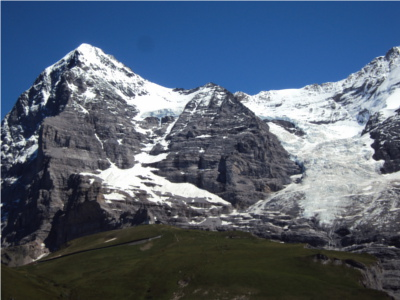
#> input picture 2_assignment/notebooks/data/1Hill.JPG, 400 x 300 px
$ jupyter execute --allow-errors stitching.ipynb   (older library calls are emulated)
#> lines starting #> are read from the running program, lines starting #| are printed output that depends on the picture
# 2 Image Stitching

[cell 1]
import cv2
import numpy as np
import matplotlib.pyplot as plt

[cell 2]
def print_images(list_of_images):
    fig, ax = plt.subplots(1, len(list_of_images), figsize=(20,20))
    for i, (img,name) in enumerate(list_of_images):
        ax[i].set_title(str(name))
        ax[i].imshow(img);

[cell 3]
path_to_data = "data/"
file_1 = "1Hill.JPG"
file_2 = "2Hill.JPG"
file_3 = "3Hill.JPG"

[cell 4]
# import imgs
hill_1 = cv2.imread(path_to_data + file_1)
#> hill_1 is the input picture: shape (300, 400, 3); mean B, G, R 113.4, 95.7, 82.9
hill_2 = cv2.imread(path_to_data + file_2)
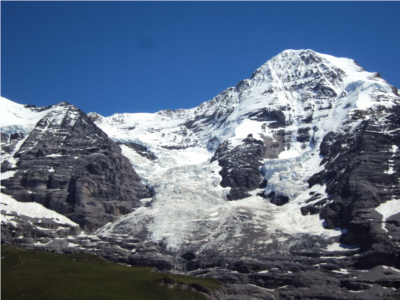
#> input picture 2_assignment/notebooks/data/2Hill.JPG, 400 x 300 px
#> hill_2 is the input picture: shape (300, 400, 3); mean B, G, R 131, 108.6, 93
hill_3 = cv2.imread(path_to_data + file_3)
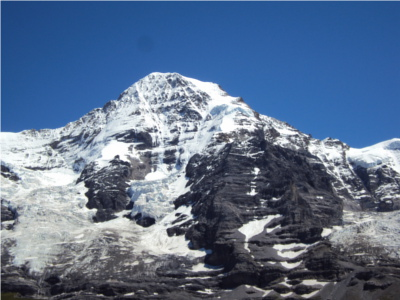
#> input picture 2_assignment/notebooks/data/3Hill.JPG, 400 x 300 px
#> hill_3 is the input picture: shape (300, 400, 3); mean B, G, R 142.2, 113.3, 93.1

# convert to RGB
hill_1 = cv2.cvtColor(hill_1, cv2.COLOR_BGR2RGB)
hill_2 = cv2.cvtColor(hill_2, cv2.COLOR_BGR2RGB)
hill_3 = cv2.cvtColor(hill_3, cv2.COLOR_BGR2RGB)

# plot images
print_images([(hill_1, "hill_1"), (hill_2, "hill_2"), (hill_3, "hill_3")])
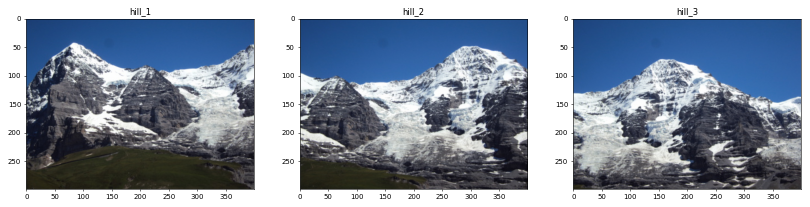
#> figure drawn by matplotlib, 3 panels

## 2.1 PART 1

### 2.1.1
Compute SIFT keypoints and corresponding descriptors for images 1Hill and 2Hill. (3 points)

[cell 5]
# sift object
sift = cv2.xfeatures2d.SIFT_create()

# compute SIFT keypoints & descriptor
keypoints_hill_1, descriptors_hill_1 = sift.detectAndCompute(hill_1, None)
#> keypoints_hill_1 = 1217 keypoints; strongest (x, y, size): (46, 95, 5.4), (34, 138, 4.3), (72, 87, 5.5), (92, 181, 2.8)
keypoints_hill_2, descriptors_hill_2 = sift.detectAndCompute(hill_2, None)
#> keypoints_hill_2 = 1494 keypoints; strongest (x, y, size): (391, 171, 4.1), (394, 148, 4.2), (311, 193, 2.4), (51, 170, 2.9)

### 2.1.2
Find matching keypoints in two images and display the 20 best pairs. (4 points)

[cell 6]
# Match descriptors and keep only best 20
def get_n_best_matches(n, descriptors_1, descriptors_2):
    bf = cv2.BFMatcher()
    matches = bf.match(descriptors_1, descriptors_2)
    return sorted(matches, key = lambda x:x.distance)[:n]

matches = get_n_best_matches(20, descriptors_hill_1, descriptors_hill_2)
#> in get_n_best_matches, `matches = bf.match(descriptors_1, descriptors_2)`: matches = 1217 matches
#> matches = 20 matches

# Draw keypoints and plot
match_img = cv2.drawMatches(hill_1, keypoints_hill_1,
                            hill_2, keypoints_hill_2,
                            matches, hill_1, flags=2)
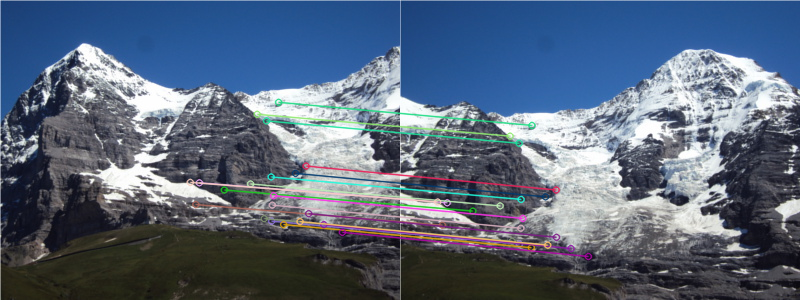
#> match_img: shape (300, 800, 3); mean R, G, B 88.7, 102.8, 122.6

plt.figure(figsize=(20,20))
plt.imshow(match_img)
plt.title("Matched keypoints"), plt.xticks([]), plt.yticks([])
plt.show()

### 2.1.3
Find homography using RANSAC method and apply transformation to 1Hill. Image 2Hill should not be transformed. (7 points)

[cell 7]
def get_good_matches(ms, kpts_1, kpts_2, img_2):
    # Arrange matching keypoints in two separate lists
    GoodMatches = []
    for i, m in enumerate(ms):
        GoodMatches.append((m.trainIdx, m.queryIdx))

    mp_2 = np.float32([kpts_2[i].pt for (i, __) in GoodMatches])
    mp_1 = np.float32([kpts_1[i].pt for (__, i) in GoodMatches])

    # shift points towards the right
    for i in range(len(mp_2)):
        mp_2[i][0] += img_2.shape[1]

    return mp_2, mp_1

def get_transformation_ransac(img_1, img_2, mp_1, mp_2):
    # find homography and wrap image accordingly
    H, __ = cv2.findHomography(mp_1, mp_2, cv2.RANSAC, 5)
    img = cv2.warpPerspective(img_1, H, (img_2.shape[1]+img_1.shape[1], img_2.shape[0]))
    img[:,img_2.shape[1]:,:] = img_2
    return img

mpr, mpl = get_good_matches(matches, keypoints_hill_1, keypoints_hill_2, hill_2)
#> the loop in get_good_matches, `for i, m in enumerate(ms):` made 20 passes
#> after the loop in get_good_matches, `for i, m in enumerate(ms):`: GoodMatches = [(124, 600), (110, 589), (452, 902), (451, 896), (322, 764), (341, 804), (348, 801), (328, 787), (292, 742), (393, 824), (388, 840), (340, 790), (205, 668), (493, 933), (547, 990), (86, 570), (429, 876), (421, 864), (347, 810), (355, 812)]
#> in get_good_matches, `mp_2 = np.float32([kpts_2[i].pt for (i, __) in GoodMatches])`: mp_2 = 20 rows, first 8: [46.78, 202.3], [41.87, 224.7], [156, 236.8], [155.7, 189.5], [109.7, 135.6], [119, 243.5], [120.7, 198.9], [111.7, 240.8]
#> in get_good_matches, `mp_1 = np.float32([kpts_1[i].pt for (__, i) in GoodMatches])`: mp_1 = 20 rows, first 8: [198.9, 182.3], [195.3, 204.1], [308.2, 213.1], [305.6, 165.6], [256.7, 113.8], [271.1, 220.6], [270.6, 176.4], [263.7, 218.1]
#> the loop in get_good_matches, `for i in range(len(mp_2)):` made 20 passes
#> after the loop in get_good_matches, `for i in range(len(mp_2)):`: mp_2 = 20 rows, first 8: [446.8, 202.3], [441.9, 224.7], [556, 236.8], [555.7, 189.5], [509.7, 135.6], [519, 243.5], [520.7, 198.9], [511.7, 240.8]
#> mpr has the same summary as mp_2 in get_good_matches; mpl has the same summary as mp_1 in get_good_matches
pano = get_transformation_ransac(hill_1, hill_2, mpl, mpr)
#> in get_transformation_ransac, `H, __ = cv2.findHomography(mp_1, mp_2, cv2.RANSAC, 5)`: H = [[1.28, -0.0878, 234.9], [0.115, 1.08, -4.82], [0.000375, -7.08e-05, 1]]

plt.figure(figsize=(20,20))
plt.imshow(pano)
plt.title("Panoramic image"), plt.xticks([]), plt.yticks([])
plt.show()

### 2.1.4
Stitch transformed 1Hill and original 2Hill together using pyramid image blending. (8 points)

[cell 8]
def get_gaussian_pyramid(img, d):
    cp = img.copy()
    pyramid = [cp]
    for i in range(d):
        cp = cv2.pyrDown(cp)
        pyramid.append(cp)
    return pyramid


def get_laplacian_pyramid(img, d):
    lp = [img[d-1]]
    for i in range(d-1,0,-1):
        hA, wA, cA = img[i-1].shape
        hr = cv2.pyrUp(img[i], dstsize=(wA, hA))
        lp_ = cv2.subtract(img[i-1], hr, cv2.CV_32F)
        lp.append(lp_)
    return lp


def get_transformation_pyramid(A, B, g_size, depth):
    # generate Gaussian pyramid for A and B.
    gp_A, gp_B = get_gaussian_pyramid(A, g_size), get_gaussian_pyramid(B, g_size)

    # generate Laplacian Pyramid for A and B.
    lp_A, lp_B = get_laplacian_pyramid(gp_A, depth), get_laplacian_pyramid(gp_B, depth)

    # Stack images together at each Laplacian Pyramid level.
    LP = []
    for l_a,l_b in zip(lp_A,lp_B):
        lp_ = np.hstack((l_a,l_b))
        LP.append(lp_)

    # Blend and reconstruct the final image.
    rs_mask = LP[0]
    for i in range(1,depth):
        h, w, c = LP[i].shape
        rs_mask = cv2.pyrUp(rs_mask, dstsize=(w, h))
        rs_mask = cv2.add(rs_mask, LP[i])

    return rs_mask

[cell 9]
img_left = pano[:, :int(pano.shape[1]/2)]
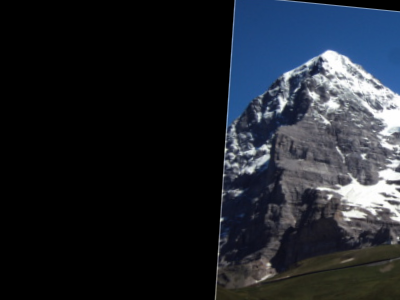
#> img_left: shape (300, 400, 3); mean R, G, B 32, 36.7, 44.5
hill_12 = get_transformation_pyramid(img_left, hill_2, 255 ,3)
#> after the loop in get_gaussian_pyramid, `for i in range(d):`: pyramid = 256 items
#> after the loop in get_laplacian_pyramid, `for i in range(d-1,0,-1):`: lp = 3 items
#> the loop in get_laplacian_pyramid (call 2), `for i in range(d-1,0,-1):` made 2 passes
#> pass 1, in get_laplacian_pyramid (call 2), `hr = cv2.pyrUp(img[i], dstsize=(wA, hA))`:
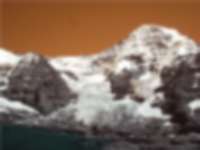
#> hr: shape (150, 200, 3); mean of channels 0, 1, 2 92.9, 108.7, 131.1; drawn as B, G, R
#> pass 1, in get_laplacian_pyramid (call 2), `lp_ = cv2.subtract(img[i-1], hr, cv2.CV_32F)`:
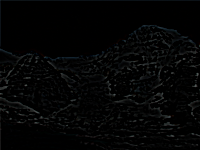
#> lp_: shape (150, 200, 3); mean of channels 0, 1, 2 4.7, 4.5, 4.1; drawn as B, G, R
#> the loop in get_transformation_pyramid, `for l_a,l_b in zip(lp_A,lp_B):` made 3 passes
#> pass 3, in get_transformation_pyramid, `lp_ = np.hstack((l_a,l_b))`:
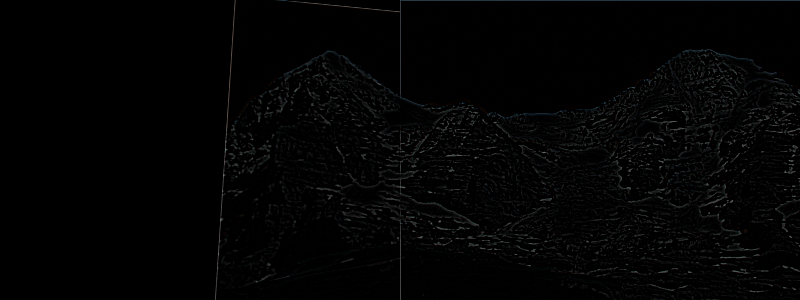
#> lp_: shape (300, 800, 3); mean of channels 0, 1, 2 3.2, 3.1, 3; drawn as B, G, R
#> the loop in get_transformation_pyramid, `for i in range(1,depth):` made 2 passes
#> pass 1, in get_transformation_pyramid, `rs_mask = cv2.add(rs_mask, LP[i])`:
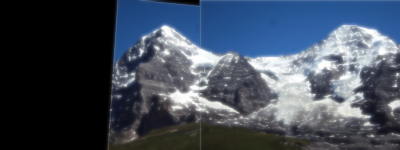
#> rs_mask: shape (150, 400, 3); mean R, G, B 65.7, 75.9, 90.7


plt.figure(figsize=(20,20))
plt.imshow(hill_12)
plt.title("Panoramic image"), plt.xticks([]), plt.yticks([])
plt.show()

## 2.1 PART 2

### 2.2.1
Compute SURF keypoints and corresponding descriptors for images 12Hill and 3Hill. (3 points)

[cell 10]
hill_12_cp = hill_12.copy()
# convert to grayscale
hill_12_grey = cv2.cvtColor(hill_12, cv2.COLOR_BGR2GRAY)
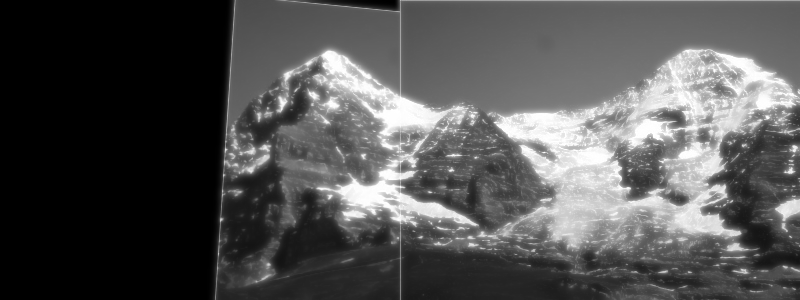
#> hill_12_grey: shape (300, 800); min 0, max 255, mean 82.3

# create SURF object
#> (the rest of this cell did not finish here and is left out)
